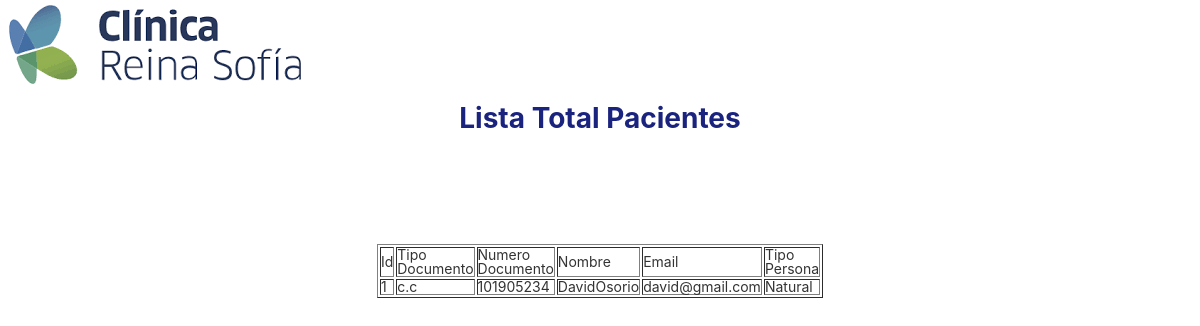
The page /listar-pacientes (signed in) on the database its author committed.
### tables this page shows
CREATE TABLE pacientes (id INTEGER PRIMARY KEY AUTOINCREMENT NOT NULL, tipo_doc VARCHAR (45) NOT NULL, num_doc INT NOT NULL, email VARCHAR (75) NOT NULL, password VARCHAR (46) NOT NULL, nombre_ape VARCHAR (78) NOT NULL, tipo_persona VARCHAR (50) NOT NULL);

### main.py (the view)
@app.route('/listar-pacientes')
@login_required_admin
def listarPacientes():
    pacientes = select_pacientes_completo()
    return render_template('listar_pacientes.html', pacientes = pacientes)

### db.py (called while the page is built)
def get_db():
    try:
        if 'db' not in g:
            print('conectada')
            g.db = sqlite3.connect('dbClinica.db')
        return g.db
    except Error:
        print(Error)

### main.py (called while the page is built)
def login_required_admin(view):
    @functools.wraps( view ) # toma una función utilizada en un decorador y añadir la funcionalidad de copiar el nombre de la función.
    def wrapped_viewp(**kwargsp):
        print("hola")
        if g.user_admin is None:
            return redirect( url_for( 'login' ) ) # si no tiene datos, lo envío a que se loguee
        return view( **kwargsp )
    return wrapped_viewp

@app.before_request
def cargar_paciente_registrado():
    print("entro en el before_request Paciente")
    id_usuario = session.get('id_usuario')
    if id_usuario is None:
        g.user = None
    else:
        g.user = get_db().execute(
                'SELECT id, tipo_doc, num_doc, email, password, nombre_ape, tipo_persona FROM pacientes WHERE id = ?'
                ,
                (id_usuario,)
            ).fetchone()

@app.before_request
def cargar_medico_registrado():
    print("entro en el before medico")
    id_medico = session.get('id_medico')
    if id_medico is None:
        g.user_medico = None
    else:
        g.user_medico = get_db().execute(
                'SELECT id, nombre, tipo_doc, num_doc, email, password, especialidad FROM medico WHERE id = ?'
                ,
                (id_medico,)
            ).fetchone()
    print('g.user_medico:', g.user_medico)

@app.before_request
def cargar_administrador_registrado():
    print("entro en el before_request_administrador")
    id_administrador = session.get('id_administrador')
    if id_administrador is None:
        g.user_admin = None
    else:
        g.user_admin = get_db().execute(
                'SELECT id, nombre, num_id, email, password, telefono FROM admin WHERE id = ?'
                ,
                (id_administrador,)
            ).fetchone()
    print('g.user_admin:', g.user_admin)

def sql_connection():
    try:
        conn = sqlite3.connect('dbClinica.db')
        print("¡Conexión OK!")
        return conn
    except Error:
        print(Error)

def select_pacientes_completo():
    sql = "SELECT id, tipo_doc, num_doc, email, nombre_ape, tipo_persona FROM pacientes"
    conn = sql_connection()
    cursorObj = conn.cursor()
    cursorObj.execute(sql)
    pacientes = cursorObj.fetchall()
    return pacientes

### templates/listar_pacientes.html (shortened to what this page needs)
<!DOCTYPE html>
<html lang="en">
<head>
    <link rel="stylesheet" href="/static/css/detalle_cita.css" type="text/css">
</head>
<body>
    <figure>
        <img src="/static/img/logo_reina.png" alt="Logo" class="logo"/>
    </figure>
    <center>
    <br>
    <h1>Lista Total Pacientes</h1>
    <br>
    <br>
    <br>
    <br>
    <br>
    <br>
    <br>
    <br>
    </center>
        <center>
        <main>
            <table id="tabel" border="1">
                <tbody>
                <tr>
                    <td width="2">Id</td>
                    <td width="2">Tipo Documento</td>
                    <td width="2">Numero Documento</td>
                    <td width="2">Nombre</td>
                    <td width="2">Email</td>
                    <td width="2">Tipo Persona</td>
                </tr>
                {% for pro in pacientes %}
                    <tr>
                        <td width="2">{% print(pro[0]) %}</td>
                        <td width="2">{% print(pro[1]) %}</td>
                        <td width="2">{% print(pro[2]) %}</td>
                        <td width="2">{% print(pro[4]) %}</td>
                        <td width="2">{% print(pro[3]) %}</td>
                        <td width="2">{% print(pro[5]) %}</td>
                    </tr>
                {% endfor %}
                </tbody>
            </table>
        </main>
        </center>
</body>
</html>

### static/css/detalle_cita.css (style rules this page uses)
*, *::after, *::before { margin: 0; padding: 0; box-sizing: border-box; }
html { -webkit-tap-highlight-color: rgba(0,0,0,0); -webkit-text-size-adjust: 100%; }
h1 { color: #1a237e; }
body { font-family: -apple-system, BlinkMacSystemFont, 'Segoe UI', Roboto, Oxygen, Ubuntu, Cantarell, 'Open Sans', 'Helvetica Neue', sans-serif; font-size: 14px; line-height: 1; color: #333; }

### rows shown on the page
pacientes: id "1", tipo_doc "c.c", num_doc "101905234", nombre_ape "DavidOsorio", email "david@gmail.com", tipo_persona "Natural"
